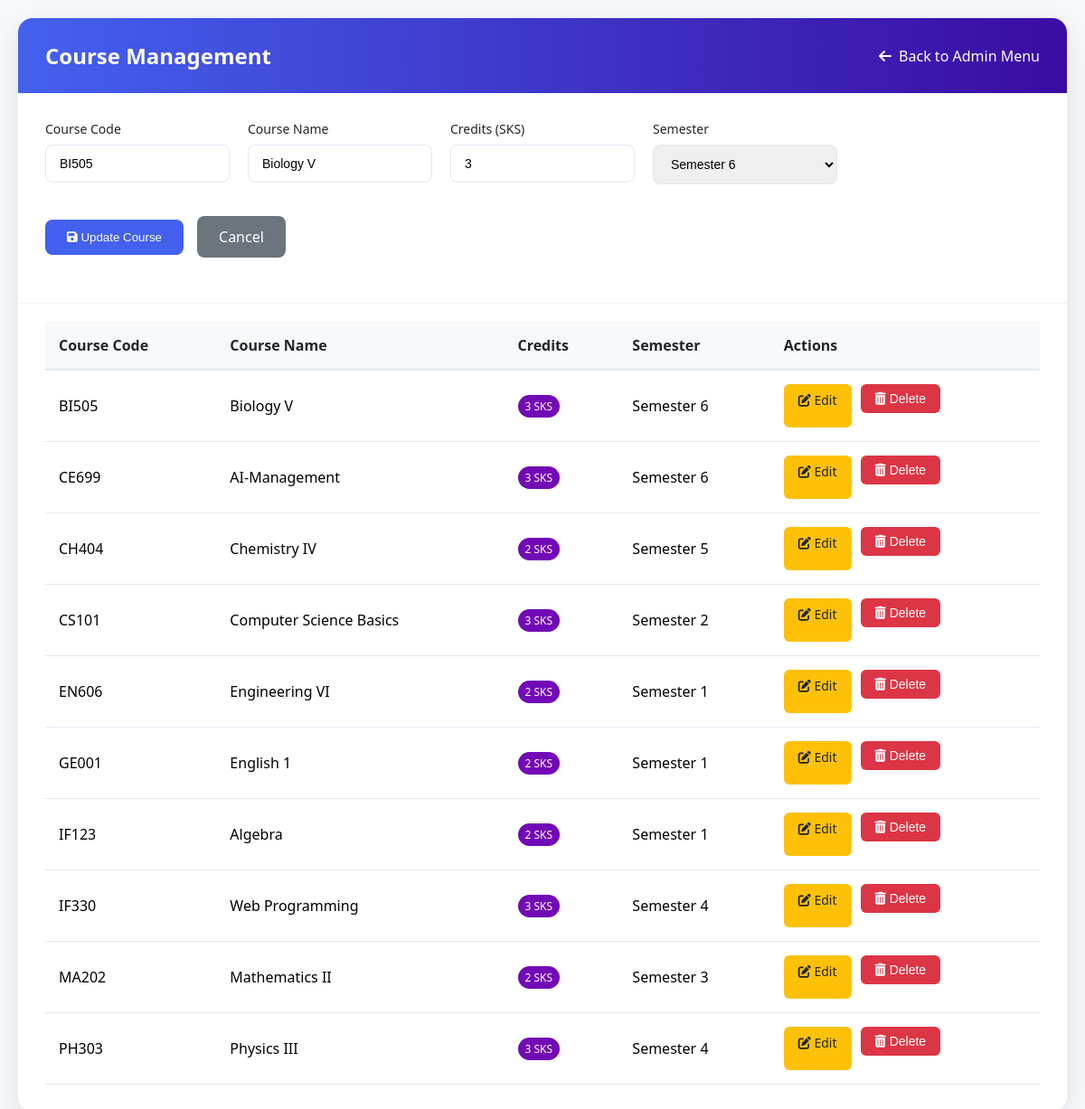
Page /master_mata_kuliah.php?edit=BI505 on the committed database.
### tables this page shows
CREATE TABLE `mata_kuliah` (
  `kode_matkul` varchar(10) NOT NULL,
  `nama_matkul` varchar(100) NOT NULL,
  `sks` int(11) NOT NULL,
  `semester` int(11) NOT NULL,
  `user_input` varchar(50) DEFAULT NULL,
  `tanggal_input` datetime DEFAULT current_timestamp()
);

### master_mata_kuliah.php (the view, shortened to what this page needs)
<?php
include('config.php');
$edit_mode = false;
$edit_data = [];
if (isset($_GET['edit'])) {
    $edit_mode = true;
    $edit_result = $conn->query("SELECT * FROM mata_kuliah WHERE kode_matkul='{$_GET['edit']}'");
    $edit_data = $edit_result->fetch_assoc();
}
$result = $conn->query("SELECT * FROM mata_kuliah");
?>
<html>
<head>
    <link rel="stylesheet" href="https://cdnjs.cloudflare.com/ajax/libs/font-awesome/6.0.0-beta3/css/all.min.css">
</head>
<body>
    <div class="dashboard-container">
        <div class="dashboard-header">
            <div class="dashboard-title">
                <h1>Course Management</h1>
                <a href="menu_admin.php" class="back-btn">
                    <i class="fas fa-arrow-left"></i> Back to Admin Menu
                </a>
            </div>
        </div>
        <div class="form-container">
            <form method="post">
                <div class="course-form">
                    <div class="form-group">
                        <label for="kode_matkul">Course Code</label>
                        <input type="text" name="kode_matkul" id="kode_matkul"
                               value="<?= $edit_mode ? htmlspecialchars($edit_data['kode_matkul']) : '' ?>"
                               <?= $edit_mode ? 'readonly' : 'required' ?>>
                    </div>
                    <div class="form-group">
                        <label for="nama_matkul">Course Name</label>
                        <input type="text" name="nama_matkul" id="nama_matkul"
                               value="<?= $edit_mode ? htmlspecialchars($edit_data['nama_matkul']) : '' ?>" required>
                    </div>
                    <div class="form-group">
                        <label for="sks">Credits (SKS)</label>
                        <input type="number" name="sks" id="sks"
                               min="1" max="10"
                               value="<?= $edit_mode ? htmlspecialchars($edit_data['sks']) : '' ?>" required>
                    </div>
                    <div class="form-group">
                        <label for="semester">Semester</label>
                        <select name="semester" id="semester" required>
                            <?php for($i=1; $i<=8; $i++): ?>
                                <option value="<?= $i ?>" <?= ($edit_mode && $edit_data['semester'] == $i) ? 'selected' : '' ?>>
                                    Semester <?= $i ?>
                                </option>
                            <?php endfor; ?>
                        </select>
                    </div>
                    <div class="form-actions">
                        <button type="submit" class="btn btn-primary">
                            <i class="fas fa-<?= $edit_mode ? 'save' : 'plus' ?>"></i>
                            <?= $edit_mode ? 'Update Course' : 'Add Course' ?>
                        </button>
                        <?php if ($edit_mode): ?>
                            <a href="master_mata_kuliah.php" class="btn btn-secondary">Cancel</a>
                        <?php endif; ?>
                    </div>
                </div>
            </form>
        </div>
        <div class="table-container">
            <table>
                <thead>
                    <tr>
                        <th>Course Code</th>
                        <th>Course Name</th>
                        <th>Credits</th>
                        <th>Semester</th>
                        <th>Actions</th>
                    </tr>
                </thead>
                <tbody>
                    <?php while ($row = $result->fetch_assoc()): ?>
                        <tr>
                            <td><?= htmlspecialchars($row['kode_matkul']) ?></td>
                            <td><?= htmlspecialchars($row['nama_matkul']) ?></td>
                            <td><span class="sks-badge"><?= htmlspecialchars($row['sks']) ?> SKS</span></td>
                            <td>Semester <?= htmlspecialchars($row['semester']) ?></td>
                            <td>
                                <div class="action-buttons">
                                    <a href="master_mata_kuliah.php?edit=<?= $row['kode_matkul'] ?>" class="btn-edit">
                                        <i class="fas fa-edit"></i> Edit
                                    </a>
                                    <form method="post" style="display: inline;">
                                        <button type="submit" name="action" value="delete" class="btn-delete">
                                            <i class="fas fa-trash-alt"></i> Delete
                                        </button>
                                    </form>
                                </div>
                            </td>
                        </tr>
                    <?php endwhile; ?>
                </tbody>
            </table>
        </div>
    </div>
</body>
</html>

### master_mata_kuliah.php (style rules this page uses)
:root { --primary: #4361ee; --primary-dark: #3a0ca3; --accent: #7209b7; --light: #f8f9fa; --dark: #212529; --gray: #6c757d; --success: #4cc9f0; }
body { font-family: 'Segoe UI', system-ui, -apple-system, sans-serif; background-color: #f5f9fc; margin: 0; padding: 20px; }
.dashboard-container { max-width: 1200px; margin: 0 auto; background: white; border-radius: 16px; box-shadow: 0 10px 30px rgba(0, 0, 0, 0.1); overflow: hidden; }
.dashboard-header { background: linear-gradient(to right, var(--primary), var(--primary-dark)); color: white; padding: 25px 30px; }
.dashboard-title { display: flex; justify-content: space-between; align-items: center; }
h1 { margin: 0; font-size: 24px; font-weight: 600; }
.back-btn { color: white; text-decoration: none; font-weight: 500; display: flex; align-items: center; gap: 8px; }
.form-container { padding: 30px; border-bottom: 1px solid rgba(0, 0, 0, 0.05); }
.course-form { display: grid; grid-template-columns: repeat(auto-fill, minmax(200px, 1fr)); gap: 20px; margin-bottom: 20px; }
.form-group { margin-bottom: 15px; }
.form-group label { display: block; font-size: 14px; margin-bottom: 8px; color: var(--dark); font-weight: 500; }
.form-group input, .form-group select { width: 100%; padding: 12px 15px; border: 1px solid #e2e8f0; border-radius: 8px; font-size: 14px; transition: all 0.2s; box-sizing: border-box; }
.form-actions { display: flex; gap: 15px; align-items: center; grid-column: 1 / -1; }
.btn { padding: 12px 24px; border: none; border-radius: 8px; font-weight: 500; cursor: pointer; transition: all 0.3s; }
.btn-primary { background: var(--primary); color: white; }
.btn-secondary { background: var(--gray); color: white; text-decoration: none; }
.table-container { padding: 0 30px 30px; overflow-x: auto; }
table { width: 100%; border-collapse: collapse; margin-top: 20px; }
th { background-color: #f8f9fa; color: var(--dark); font-weight: 600; text-align: left; padding: 15px; border-bottom: 2px solid #e2e8f0; }
td { padding: 15px; border-bottom: 1px solid #e2e8f0; vertical-align: middle; }
.action-buttons { display: flex; gap: 10px; }
.btn-edit { background: #ffc107; color: var(--dark); padding: 8px 16px; border-radius: 6px; text-decoration: none; font-size: 14px; transition: all 0.2s; }
.btn-delete { background: #dc3545; color: white; border: none; padding: 8px 16px; border-radius: 6px; cursor: pointer; font-size: 14px; transition: all 0.2s; }
.sks-badge { display: inline-block; padding: 4px 8px; background-color: var(--accent); color: white; border-radius: 50px; font-size: 12px; font-weight: 500; }

### rows in the picture
mata_kuliah: kode_matkul "BI505", nama_matkul "Biology V", sks "3", semester "Semester 6", semester "6"
mata_kuliah: kode_matkul "CE699", nama_matkul "AI-Management", sks "3", semester "6"
mata_kuliah: kode_matkul "CH404", nama_matkul "Chemistry IV", sks "2", semester "5"
mata_kuliah: kode_matkul "CS101", nama_matkul "Computer Science Basics", sks "3", semester "2"
mata_kuliah: kode_matkul "EN606", nama_matkul "Engineering VI", sks "2", semester "1"
mata_kuliah: kode_matkul "GE001", nama_matkul "English 1", sks "2", semester "1"
mata_kuliah: kode_matkul "IF123", nama_matkul "Algebra", sks "2", semester "1"
mata_kuliah: kode_matkul "IF330", nama_matkul "Web Programming", sks "3", semester "4"
mata_kuliah: kode_matkul "MA202", nama_matkul "Mathematics II", sks "2", semester "3"
mata_kuliah: kode_matkul "PH303", nama_matkul "Physics III", sks "3", semester "4"
